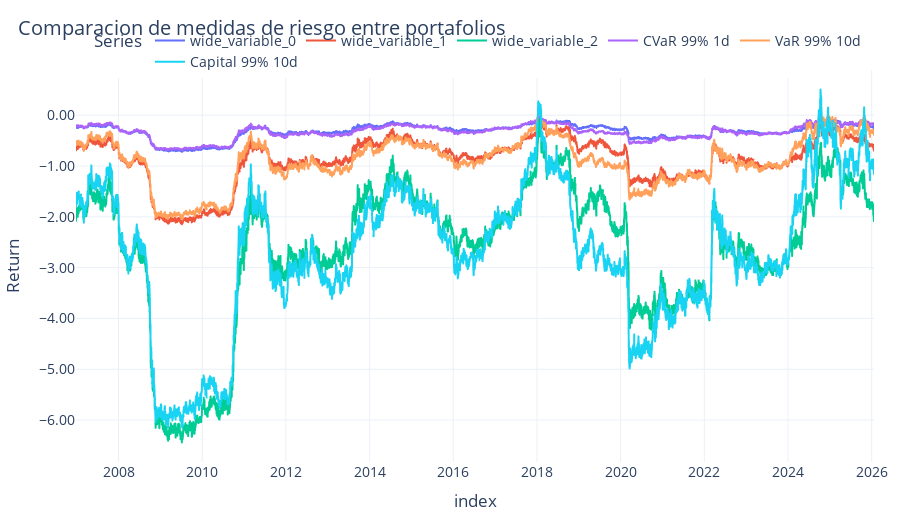

Write notebook code for a chart like this one.
### Code cell
fig = px.line(
     tmp2,
     x=tmp2.index,
     y=[tmp[cvar_col], tmp[var10d_col], tmp[capital10d], tmp2[cvar_col], tmp2[var10d_col], tmp2[capital10d]],
     title=f"Comparacion de medidas de riesgo entre portafolios",
     labels={"value": "Return", "variable": "Series"},
)
fig.show()

### Figure 1 — Plotly figure (JSON) as saved in the notebook; plotly's stock layout.template omitted (floating-point values rounded to 4 significant figures; data arrays with more than 128 entries replaced by an {"elided": "..."} marker saying what was removed)
{"data": [{"hovertemplate": "Series=wide_variable_0<br>index=%{x}<br>Return=%{y}<extra></extra>", "legendgroup": "wide_variable_0", "line": {"color": "#636efa", "dash": "solid"}, "marker": {"symbol": "circle"}, "mode": "lines", "name": "wide_variable_0", "showlegend": true, "type": "scattergl", "x": {"elided": "4797 str values"}, "xaxis": "x", "y": {"elided": "4797 float values"}, "yaxis": "y"}, {"hovertemplate": "Series=wide_variable_1<br>index=%{x}<br>Return=%{y}<extra></extra>", "legendgroup": "wide_variable_1", "line": {"color": "#EF553B", "dash": "solid"}, "marker": {"symbol": "circle"}, "mode": "lines", "name": "wide_variable_1", "showlegend": true, "type": "scattergl", "x": {"elided": "4797 str values"}, "xaxis": "x", "y": {"elided": "4797 float values"}, "yaxis": "y"}, {"hovertemplate": "Series=wide_variable_2<br>index=%{x}<br>Return=%{y}<extra></extra>", "legendgroup": "wide_variable_2", "line": {"color": "#00cc96", "dash": "solid"}, "marker": {"symbol": "circle"}, "mode": "lines", "name": "wide_variable_2", "showlegend": true, "type": "scattergl", "x": {"elided": "4797 str values"}, "xaxis": "x", "y": {"elided": "4797 float values"}, "yaxis": "y"}, {"hovertemplate": "Series=CVaR 99% 1d<br>index=%{x}<br>Return=%{y}<extra></extra>", "legendgroup": "CVaR 99% 1d", "line": {"color": "#ab63fa", "dash": "solid"}, "marker": {"symbol": "circle"}, "mode": "lines", "name": "CVaR 99% 1d", "showlegend": true, "type": "scattergl", "x": {"elided": "4797 str values"}, "xaxis": "x", "y": {"elided": "4797 float values"}, "yaxis": "y"}, {"hovertemplate": "Series=VaR 99% 10d<br>index=%{x}<br>Return=%{y}<extra></extra>", "legendgroup": "VaR 99% 10d", "line": {"color": "#FFA15A", "dash": "solid"}, "marker": {"symbol": "circle"}, "mode": "lines", "name": "VaR 99% 10d", "showlegend": true, "type": "scattergl", "x": {"elided": "4797 str values"}, "xaxis": "x", "y": {"elided": "4797 float values"}, "yaxis": "y"}, {"hovertemplate": "Series=Capital 99% 10d<br>index=%{x}<br>Return=%{y}<extra></extra>", "legendgroup": "Capital 99% 10d", "line": {"color": "#19d3f3", "dash": "solid"}, "marker": {"symbol": "circle"}, "mode": "lines", "name": "Capital 99% 10d", "showlegend": true, "type": "scattergl", "x": {"elided": "4797 str values"}, "xaxis": "x", "y": {"elided": "4797 float values"}, "yaxis": "y"}], "layout": {"height": 520, "legend": {"title": {"text": "Series"}, "tracegroupgap": 0}, "title": {"text": "Comparacion de medidas de riesgo entre portafolios"}, "xaxis": {"anchor": "y", "domain": [0, 1], "title": {"text": "index"}}, "yaxis": {"anchor": "x", "domain": [0, 1], "title": {"text": "Return"}}}}
